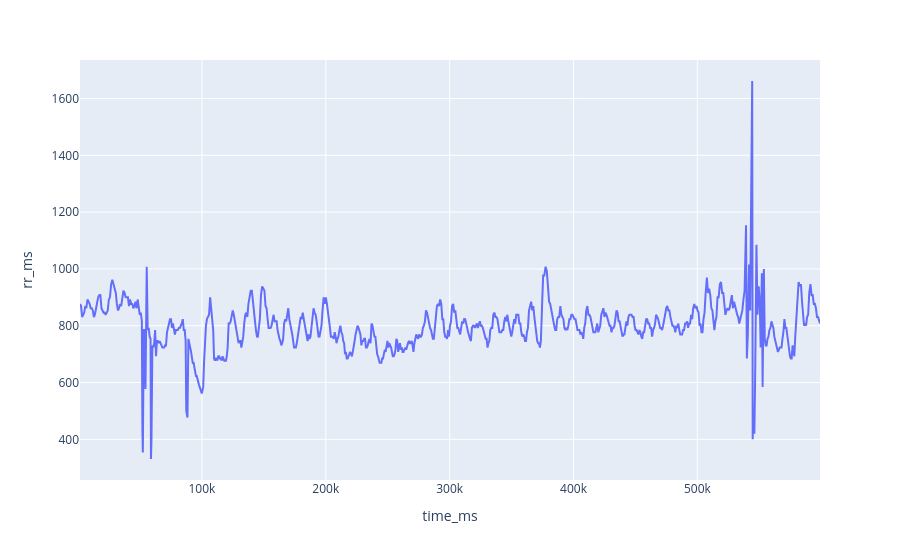

Notebook cell for this chart:
### Code cell
px.line(
    hrv_df,
    x="time_ms",
    y="rr_ms",
    title="RR Intervals Over Time (HRV View)"
)

### Figure 1 — Plotly figure (JSON) as saved in the notebook; plotly's stock layout.template omitted (floating-point values rounded to 4 significant figures; data arrays with more than 128 entries replaced by an {"elided": "..."} marker saying what was removed)
{"data": [{"hovertemplate": "time_ms=%{x}<br>rr_ms=%{y}<extra></extra>", "legendgroup": "", "line": {"color": "#636efa", "dash": "solid"}, "marker": {"symbol": "circle"}, "mode": "lines", "name": "", "orientation": "v", "showlegend": false, "type": "scatter", "x": {"elided": "754 float values"}, "xaxis": "x", "y": {"elided": "754 float values"}, "yaxis": "y"}], "layout": {"legend": {"tracegroupgap": 0}, "margin": {"t": 60}, "xaxis": {"anchor": "y", "domain": [0, 1], "title": {"text": "time_ms"}}, "yaxis": {"anchor": "x", "domain": [0, 1], "title": {"text": "rr_ms"}}}}
